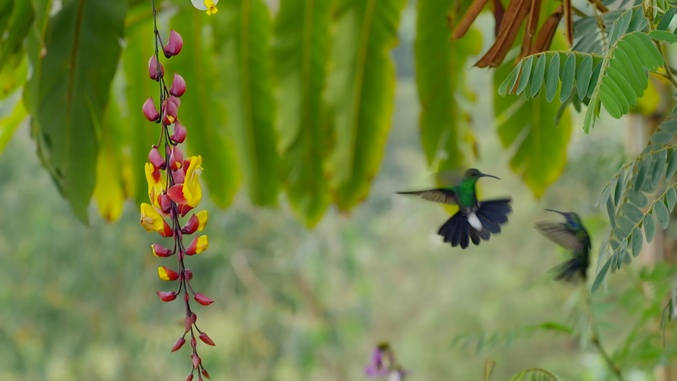
#> input picture ClassWork/CW5/ImgC.jpg, 677 x 381 px, shrunk from 1280 x 720 before the run, found by its file name
$ python MainScript.py   (Python 2 division)
#> lines starting #> are read from the running program, lines starting #| are printed output that depends on the picture
### All_Sols/Exams/2017/12.11.17/Exam Solution/FunctionsScript.py
__author__ = 'Dmitry Patashov'

import numpy as np
import os
import cv2
from matplotlib import pyplot as plt

# [24 lines left out: functions myFullTensor, myFilesList, myImageMean, not called in this run]

def myCommonTone(img):

    if img.__class__ != np.ndarray:
        return None
    else:
        myHist = np.zeros(256)
        for i in range(256):
            myHist[i] = len(img[img == i])

        return np.argmax(myHist)

# [120 lines left out: functions myLine, myPhaseRound, myDataSplit, myFunctionPlotter, myPlotShape, not called in this run]

### All_Sols/Exams/2017/12.11.17/Exam Solution/MainScript.py
__author__ = 'Dmitry Patashov'

import FunctionsScript as fs
import cv2
from matplotlib import pyplot as plt
import numpy as np

img = cv2.imread('ImgC.jpg')
#> img is the input picture: shape (381, 677, 3); mean B, G, R 65.3, 130.8, 114
imgG = cv2.imread('ImgC.jpg', 0)
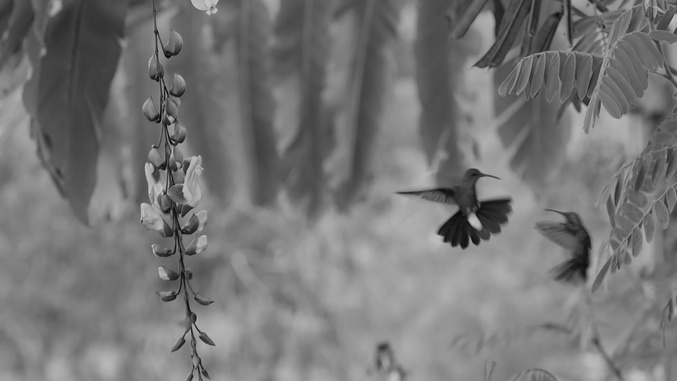
#> imgG: shape (381, 677); min 0, max 203, mean 118.3

# [32 lines of commented-out code are left out]

myMat = np.array([[1,1,1],
                  [2,7,3],
                  [7,7,7]])
print 'Question 4 - Test 1'
# print fs.myCommonTone(myMat)
print 'Question 4 - Test 2'
# print fs.myCommonTone(myTuple)
print 'Question 4 - Test 3'
print fs.myCommonTone(imgG)
#> after the loop in myCommonTone, `for i in range(256):`: myHist = 256 values, max 3802 at index 130, min 0 at index 202, mean 1007.6
#| 130
print '\n'

# [46 lines of commented-out code are left out]
